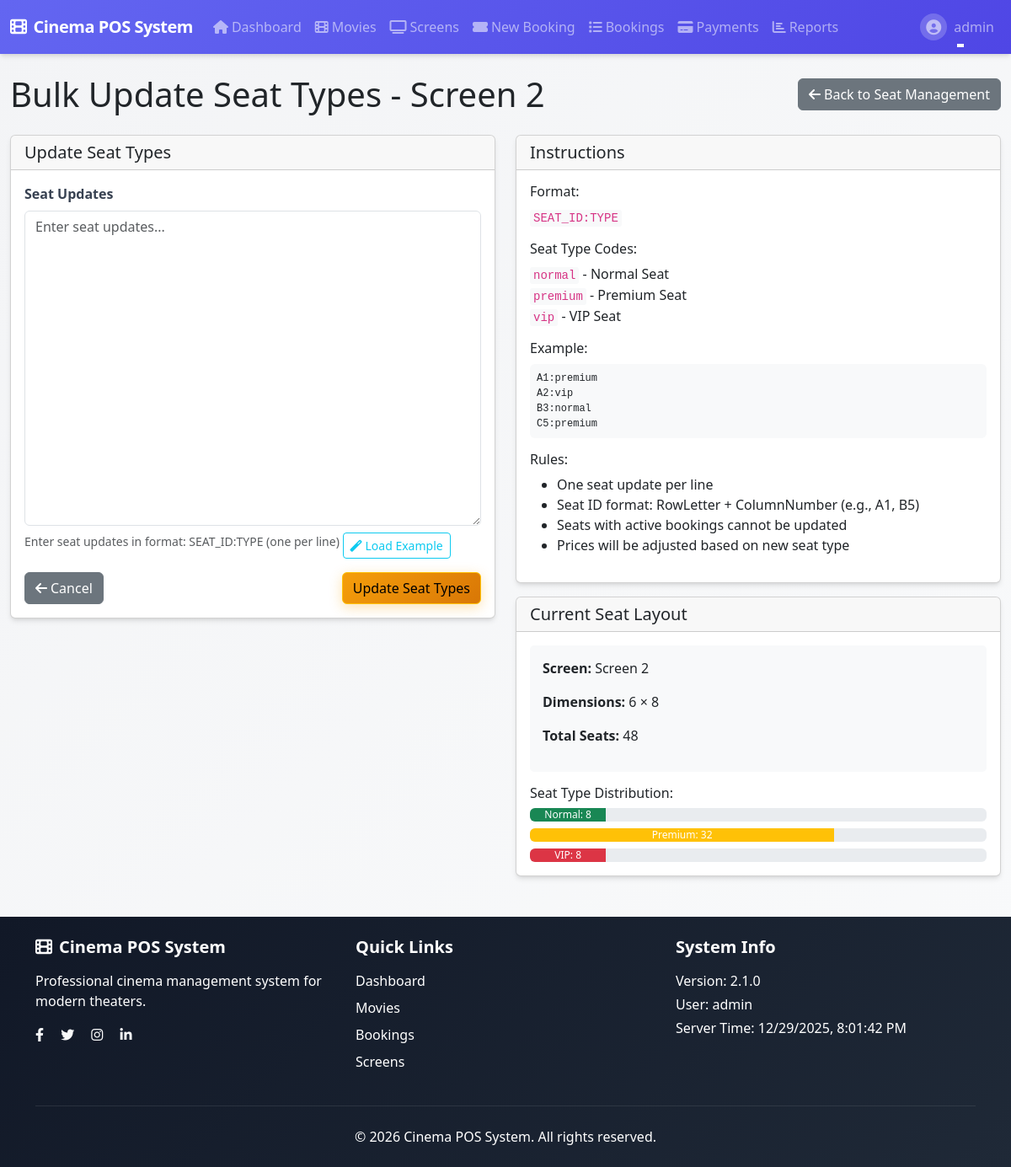
The page /screens/2/seats/bulk-update-types (signed in) on the database its author committed.
### app/auth/models.py (models this page shows, shortened)
class User(UserMixin, db.Model):
    id = db.Column(db.Integer, primary_key=True)
    username = db.Column(db.String(64), index=True, unique=True, nullable=False,
                       comment="Unique username for login")
    email = db.Column(db.String(120), index=True, unique=True, nullable=False,
                      comment="Unique email address")
    password_hash = db.Column(db.String(128), nullable=False,
                            comment="Hashed password")
    role = db.Column(db.Enum('admin', 'cashier', name='user_roles'), default='cashier', nullable=False,
                    comment="Primary user role for permissions (for shared accounts, this is the default role)")
    assigned_roles = db.Column(db.Text, nullable=True,
                             comment="JSON array of assigned roles for shared accounts (e.g., ['admin', 'cashier'])")
    is_shared_account = db.Column(db.Boolean, default=False, nullable=False,
                                comment="Whether this is a shared account that can be used by multiple roles")
    last_login = db.Column(db.DateTime, default=None,
                         comment="Timestamp of last login")
    is_active = db.Column(db.Boolean, default=True, nullable=False,
                        comment="Whether user account is active")
    created_at = db.Column(db.DateTime, default=datetime.utcnow, nullable=False,
                          comment="Account creation timestamp")
    created_by = db.Column(db.Integer, db.ForeignKey('user.id'), default=None,
                         comment="ID of user who created this account")
    updated_at = db.Column(db.DateTime, default=datetime.utcnow, onupdate=datetime.utcnow,
                          comment="Last update timestamp")
    updated_by = db.Column(db.Integer, db.ForeignKey('user.id'), default=None,
                         comment="ID of user who last updated this account")
    bookings = db.relationship('Booking', backref='user', lazy=True)
    __table_args__ = (
        db.CheckConstraint('length(username) >= 3', name='check_username_length'),
        db.CheckConstraint('length(email) >= 5', name='check_email_length'),
        db.CheckConstraint("email ~* '^[A-Za-z0-9._%+-]+@[A-Za-z0-9.-]+\\.[A-Za-z]{2,}$'", name='check_email_format'),
        db.CheckConstraint("username ~* '^[a-zA-Z0-9_]+$'", name='check_username_format'),
        db.CheckConstraint("role IN ('admin', 'cashier')", name='check_role_values'),
        db.Index('idx_user_email_active', 'email', 'is_active'),
        db.Index('idx_user_username_active', 'username', 'is_active'),
    )
    def is_admin(self):
        from flask import session
        current_role = session.get('current_role')
        if current_role:
            return current_role == 'admin'
        return self.role == 'admin'

### app/screens/models.py (models this page shows, shortened)
class Screen(db.Model):
    id = db.Column(db.Integer, primary_key=True)
    name = db.Column(db.String(50), nullable=False)
    total_rows = db.Column(db.Integer, nullable=False)
    total_columns = db.Column(db.Integer, nullable=False)
    seats = db.relationship('Seat', backref='screen', lazy=True)
    shows = db.relationship('Show', backref='screen', lazy=True)
    def get_seat_count_by_type(self):
        from app.database import db
        normal_count = db.session.query(Seat).filter(
            Seat.screen_id == self.id,
            Seat.type == 'normal'
        ).count()
        premium_count = db.session.query(Seat).filter(
            Seat.screen_id == self.id,
            Seat.type == 'premium'
        ).count()
        vip_count = db.session.query(Seat).filter(
            Seat.screen_id == self.id,
            Seat.type == 'vip'
        ).count()
        return {
            'normal': normal_count,
            'premium': premium_count,
            'vip': vip_count,
            'total': normal_count + premium_count + vip_count
        }

### app/screens/routes.py (the view, shortened to what this page needs)
@bp.route('/<int:screen_id>/seats/bulk-update-types', methods=['GET', 'POST'])
@login_required
@admin_required
def bulk_update_seat_types(screen_id):
    screen = Screen.query.get_or_404(screen_id)
    form = BulkUpdateSeatTypesForm()
    form.screen_id.data = screen_id
    return render_template('screens/bulk_update_types.html',
                          title=f'Bulk Update Seat Types - {screen.name}',
                          form=form,
                          screen=screen)

### templates/screens/bulk_update_types.html (shortened to what this page needs)
{% extends "base.html" %}
{% block content %}
<div class="row">
    <div class="col-12">
        <div class="d-flex justify-content-between align-items-center mb-4">
            <h1 class="mb-0">Bulk Update Seat Types - {{ screen.name }}</h1>
            <a href="{{ url_for('screens.manage_seats', screen_id=screen.id) }}" class="btn btn-secondary">
                <i class="fas fa-arrow-left me-1"></i>Back to Seat Management
            </a>
        </div>
        <div class="row">
            <div class="col-md-6">
                <div class="card">
                    <div class="card-header">
                        <h5 class="mb-0">Update Seat Types</h5>
                    </div>
                    <div class="card-body">
                        <form method="POST" action="{{ url_for('screens.bulk_update_seat_types', screen_id=screen.id) }}">
                            <div class="mb-3">
                                {{ form.seat_updates.label(class="form-label") }}
                                {{ form.seat_updates(class="form-control", rows="15", placeholder="Enter seat updates...") }}
                                <small class="form-text text-muted">
                                    Enter seat updates in format: SEAT_ID:TYPE (one per line)
                                </small>
                            </div>
                            <div class="d-flex justify-content-between">
                                <a href="{{ url_for('screens.manage_seats', screen_id=screen.id) }}" class="btn btn-secondary">
                                    <i class="fas fa-arrow-left me-1"></i>Cancel
                                </a>
                                {{ form.submit(class="btn btn-warning") }}
                            </div>
                        </form>
                    </div>
                </div>
            </div>
            <div class="col-md-6">
                <div class="card">
                    <div class="card-header">
                        <h5 class="mb-0">Instructions</h5>
                    </div>
                    <div class="card-body">
                        <div class="instructions">
                            <h6>Format:</h6>
                            <code>SEAT_ID:TYPE</code>
                            <h6 class="mt-3">Seat Type Codes:</h6>
                            <ul class="list-unstyled">
                                <li><code>normal</code> - Normal Seat</li>
                                <li><code>premium</code> - Premium Seat</li>
                                <li><code>vip</code> - VIP Seat</li>
                            </ul>
                            <h6 class="mt-3">Example:</h6>
                            <pre class="bg-light p-2 rounded">A1:premium
A2:vip
B3:normal
C5:premium</pre>
                            <h6 class="mt-3">Rules:</h6>
                            <ul>
                                <li>One seat update per line</li>
                                <li>Seat ID format: RowLetter + ColumnNumber (e.g., A1, B5)</li>
                                <li>Seats with active bookings cannot be updated</li>
                                <li>Prices will be adjusted based on new seat type</li>
                            </ul>
                        </div>
                    </div>
                </div>
                <div class="card mt-3">
                    <div class="card-header">
                        <h5 class="mb-0">Current Seat Layout</h5>
                    </div>
                    <div class="card-body">
                        <div class="screen-info">
                            <p><strong>Screen:</strong> {{ screen.name }}</p>
                            <p><strong>Dimensions:</strong> {{ screen.total_rows }} × {{ screen.total_columns }}</p>
                            <p><strong>Total Seats:</strong> {{ screen.seats|length }}</p>
                        </div>
                        <div class="mt-3">
                            <h6>Seat Type Distribution:</h6>
                            {% set seat_counts = screen.get_seat_count_by_type() %}
                            <div class="progress mb-2">
                                <div class="progress-bar bg-success" style="width: {{ (seat_counts.normal / seat_counts.total * 100) if seat_counts.total > 0 else 0 }}%">
                                    Normal: {{ seat_counts.normal }}
                                </div>
                            </div>
                            <div class="progress mb-2">
                                <div class="progress-bar bg-warning" style="width: {{ (seat_counts.premium / seat_counts.total * 100) if seat_counts.total > 0 else 0 }}%">
                                    Premium: {{ seat_counts.premium }}
                                </div>
                            </div>
                            <div class="progress">
                                <div class="progress-bar bg-danger" style="width: {{ (seat_counts.vip / seat_counts.total * 100) if seat_counts.total > 0 else 0 }}%">
                                    VIP: {{ seat_counts.vip }}
                                </div>
                            </div>
                        </div>
                    </div>
                </div>
            </div>
        </div>
    </div>
</div>
{% endblock %}

### templates/base.html (shortened to what this page needs)
<!DOCTYPE html>
<html lang="en">
<head>
    <link rel="stylesheet" href="{{ url_for('static', filename='css/style.css') }}">
    <link href="https://cdn.jsdelivr.net/npm/bootstrap@5.3.0/dist/css/bootstrap.min.css" rel="stylesheet">
    <link rel="stylesheet" href="https://cdnjs.cloudflare.com/ajax/libs/font-awesome/6.4.0/css/all.min.css">
    <link rel="stylesheet" href="https://cdnjs.cloudflare.com/ajax/libs/animate.css/4.1.1/animate.min.css">
</head>
<body>
    <header>
        <nav class="navbar navbar-expand-lg navbar-dark bg-gradient-primary">
            <div class="container-fluid">
                <a class="navbar-brand fw-bold" href="{{ url_for('index') }}">
                    <i class="fas fa-film me-2"></i>{{ app_name }}
                </a>
                <div class="collapse navbar-collapse" id="navbarNav">
                    {% if current_user.is_authenticated %}
                    <ul class="navbar-nav me-auto">
                        <li class="nav-item">
                            <a class="nav-link" href="{{ url_for('index') }}">
                                <i class="fas fa-home me-1"></i>Dashboard
                            </a>
                        </li>
                        <li class="nav-item">
                            <a class="nav-link" href="{{ url_for('movies.index') }}">
                                <i class="fas fa-film me-1"></i>Movies
                            </a>
                        </li>
                        <li class="nav-item">
                            <a class="nav-link" href="{{ url_for('screens.index') }}">
                                <i class="fas fa-tv me-1"></i>Screens
                            </a>
                        </li>
                        <li class="nav-item">
                            <a class="nav-link" href="{{ url_for('bookings.new') }}">
                                <i class="fas fa-ticket-alt me-1"></i>New Booking
                            </a>
                        </li>
                        <li class="nav-item">
                            <a class="nav-link" href="{{ url_for('bookings.index') }}">
                                <i class="fas fa-list me-1"></i>Bookings
                            </a>
                        </li>
                        <li class="nav-item">
                            <a class="nav-link" href="{{ url_for('payments.index') }}">
                                <i class="fas fa-credit-card me-1"></i>Payments
                            </a>
                        </li>
                        {% if current_user.role == 'admin' %}
                        <li class="nav-item">
                            <a class="nav-link" href="{{ url_for('reports.index') }}">
                                <i class="fas fa-chart-bar me-1"></i>Reports
                            </a>
                        </li>
                        {% endif %}
                    </ul>
                    {% endif %}
                    <ul class="navbar-nav">
                        {% if current_user.is_authenticated %}
                        <li class="nav-item dropdown">
                            <a class="nav-link dropdown-toggle d-flex align-items-center" href="#" id="navbarDropdown" role="button" data-bs-toggle="dropdown">
                                <div class="user-avatar me-2">
                                    <i class="fas fa-user-circle"></i>
                                </div>
                                {{ current_user.username }}
                            </a>
                        </li>
                        {% else %}
                        <li class="nav-item">
                            <a class="nav-link" href="{{ url_for('auth.login') }}">Login</a>
                        </li>
                        {% endif %}
                    </ul>
                </div>
            </div>
        </nav>
    </header>
    <main class="container-fluid mt-4">
        {% block content %}{% endblock %}
    </main>
    {% include 'validation/feedback.html' %}
    <footer class="bg-dark text-light mt-5">
        <div class="container py-4">
            <div class="row">
                <div class="col-md-4 mb-4 mb-md-0">
                    <h5 class="mb-3"><i class="fas fa-film me-2"></i>{{ app_name }}</h5>
                    <p class="text-white">Professional cinema management system for modern theaters.</p>
                    <div class="social-links">
                        <a href="#" class="text-light me-3"><i class="fab fa-facebook-f"></i></a>
                        <a href="#" class="text-light me-3"><i class="fab fa-twitter"></i></a>
                        <a href="#" class="text-light me-3"><i class="fab fa-instagram"></i></a>
                        <a href="#" class="text-light"><i class="fab fa-linkedin-in"></i></a>
                    </div>
                </div>
                <div class="col-md-4 mb-4 mb-md-0">
                    <h5 class="mb-3">Quick Links</h5>
                    <ul class="list-unstyled">
                        <li class="mb-2"><a href="{{ url_for('index') }}" class="text-white text-decoration-none">Dashboard</a></li>
                        <li class="mb-2"><a href="{{ url_for('movies.index') }}" class="text-white text-decoration-none">Movies</a></li>
                        <li class="mb-2"><a href="{{ url_for('bookings.new') }}" class="text-white text-decoration-none">Bookings</a></li>
                        <li class="mb-2"><a href="{{ url_for('screens.index') }}" class="text-white text-decoration-none">Screens</a></li>
                    </ul>
                </div>
                <div class="col-md-4">
                    <h5 class="mb-3">System Info</h5>
                    <p class="text-white mb-1">Version: {{ version }}</p>
                    <p class="text-white mb-1">User: {% if current_user.is_authenticated %}{{ current_user.username }}{% else %}Guest{% endif %}</p>
                    <p class="text-white mb-0">Server Time: <span id="serverTime"></span></p>
                </div>
            </div>
            <hr class="border-secondary my-4">
            <div class="text-center">
                <p class="mb-0 text-white">&copy; 2026 {{ app_name }}. All rights reserved.</p>
            </div>
        </div>
    </footer>
</body>
</html>

### rows shown on the page
User: username "admin"
Screen: name "Screen 2", total_rows "6", total_columns "8"

### other values the page prints
{{ app_name }} "Cinema POS System"
{{ screen.seats|length }} "48"
{{ seat_counts.normal }} "8"
{{ seat_counts.premium }} "32"
{{ seat_counts.vip }} "8"
{{ version }} "2.1.0"
